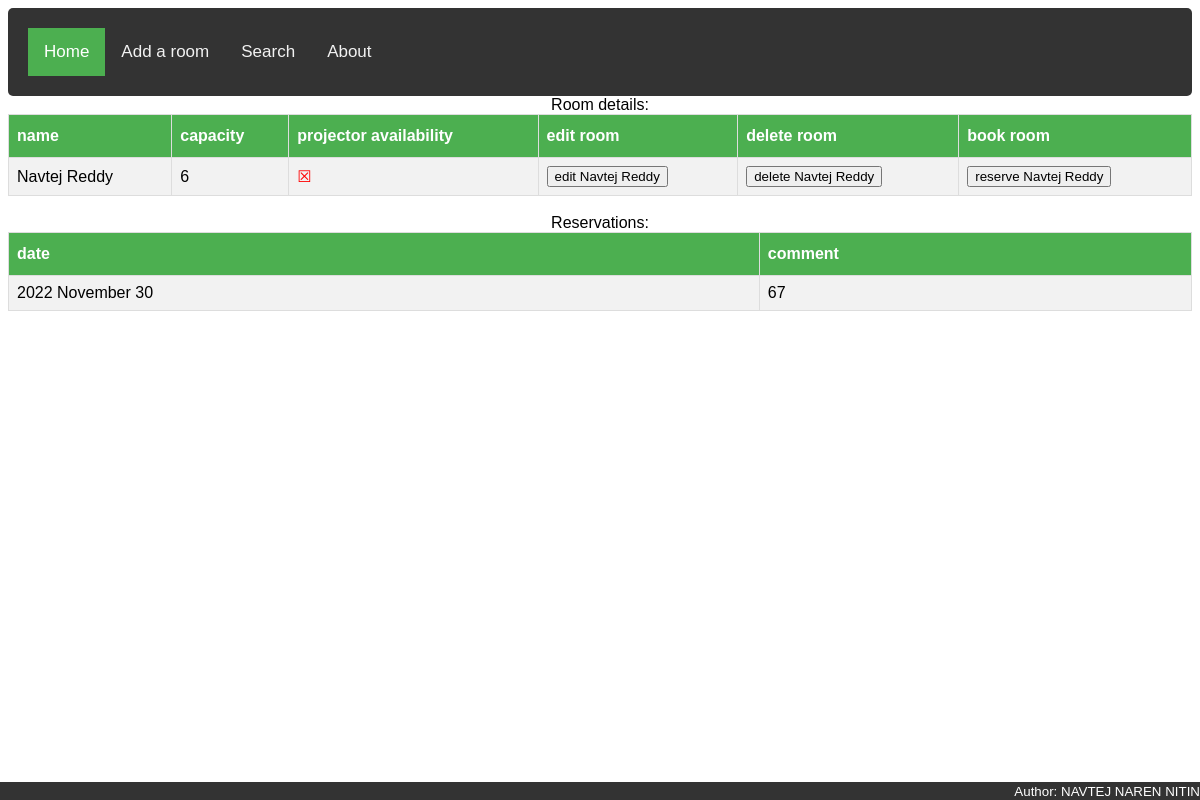
/room/details/1/, run on the app's committed database.
### reservation/models.py (models this page shows)
class Room(models.Model):
    name = models.CharField(max_length=255, unique=True)
    capacity = models.SmallIntegerField()
    projector = models.BooleanField()

class Reservation(models.Model):
    date = models.DateField()
    room = models.ForeignKey('Room', on_delete=models.CASCADE, related_name='reservations')
    comment = models.CharField(max_length=128, blank=True)
    class Meta:
        unique_together = ('date', 'room',)

### reservation/views.py (the view)
# urls.py: path('room/details/<int:room_id>/', views.room_details_view, name="room-details"),
def room_details_view(request, room_id):
    today = datetime.now().date()
    try:
        room = Room.objects.get(pk=room_id)
    except Room.DoesNotExist:
        raise Http404
    else:
        return render(request, 'reservation/room_details.html', context={
            'room': room,
            'reservations': [_ for _ in room.reservations.order_by('date') if _.date >= today],
        })

### reservation/templates/reservation/room_details.html (shortened to what this page needs)
{% extends "reservation/base.html" %}
{% block content %}
    <table id="customers">
        <caption>Room details:</caption>
        <tr>
            <th>name</th>
            <th>capacity</th>
            <th>projector availability</th>
            <th>edit room</th>
            <th>delete room</th>
            <th>book room</th>
        </tr>
        <tr>
            <td>{{ room.name }}</td>
            <td>{{ room.capacity }}</td>
            {% if room.projector %}
                <td style="color:green;">&#9745;</td>
            {% else %}
                <td style="color:red;">&#9746;</td>
            {% endif %}
            <td><a href="{% url 'room-modify' room.pk %}">
                <button>edit {{ room.name }}</button>
            </a></td>
            <td><a href="{% url 'room-delete' room.pk %}">
                <button>delete {{ room.name }}</button>
            </a></td>
            <td><a href="{% url 'room-reserve' room.pk %}">
                <button>reserve {{ room.name }}</button>
            </a></td>
        </tr>
    </table>
    <br>
    <table id="customers">
        <caption>Reservations:</caption>
        <tr>
            <th>date</th>
            <th>comment</th>
        </tr>
        {% for obj in reservations %}
            <tr>
                <td>{{ obj.date|date:"Y F j" }}</td>
                <td>{{ obj.comment }}</td>
            </tr>
            {% empty %}
            <tr>
                <td colspan="2">No future bookings for room {{ room.name }}.</td>
            </tr>
        {% endfor %}
    </table>
{% endblock %}

### reservation/static/reservation/css/base.css (style rules this page uses)
#customers { font-family: "Trebuchet MS", Arial, Helvetica, sans-serif; border-collapse: collapse; width: 100%; }
#customers td, #customers th { border: 1px solid #ddd; padding: 8px; }
#customers tr:nth-child(even) { background-color: #f2f2f2; }
#customers th { padding-top: 12px; padding-bottom: 12px; text-align: left; background-color: #4CAF50; color: white; }
body { font-family: Arial, Helvetica, sans-serif; }

### data on the page
Room: name "Navtej Reddy", capacity "6"
Reservation: date "2022 November 30", comment "67"
